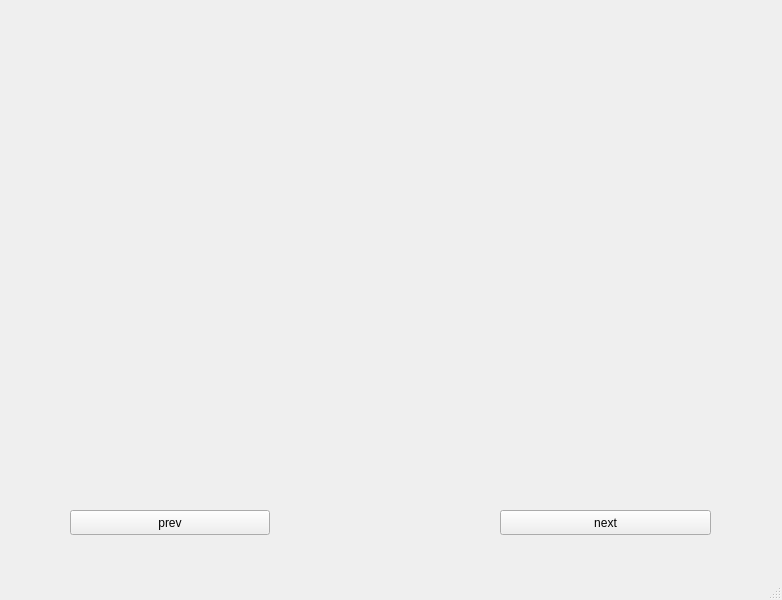
<?xml version="1.0" encoding="UTF-8"?>
<ui version="4.0">
 <class>MainWindow</class>
 <widget class="QMainWindow" name="MainWindow">
  <property name="geometry">
   <rect>
    <x>0</x>
    <y>0</y>
    <width>782</width>
    <height>600</height>
   </rect>
  </property>
  <property name="windowTitle">
   <string>MainWindow</string>
  </property>
  <widget class="QWidget" name="centralwidget">
   <widget class="QLabel" name="photo">
    <property name="geometry">
     <rect>
      <x>0</x>
      <y>20</y>
      <width>781</width>
      <height>461</height>
     </rect>
    </property>
    <property name="text">
     <string/>
    </property>
    <property name="pixmap">
     <pixmap>../../../../../../Wallpaper/513492.jpg</pixmap>
    </property>
    <property name="scaledContents">
     <bool>true</bool>
    </property>
   </widget>
   <widget class="QPushButton" name="pushButton">
    <property name="geometry">
     <rect>
      <x>70</x>
      <y>510</y>
      <width>200</width>
      <height>25</height>
     </rect>
    </property>
    <property name="text">
     <string>prev</string>
    </property>
   </widget>
   <widget class="QPushButton" name="pushButton_2">
    <property name="geometry">
     <rect>
      <x>500</x>
      <y>510</y>
      <width>211</width>
      <height>25</height>
     </rect>
    </property>
    <property name="text">
     <string>next</string>
    </property>
   </widget>
  </widget>
  <widget class="QMenuBar" name="menubar">
   <property name="geometry">
    <rect>
     <x>0</x>
     <y>0</y>
     <width>782</width>
     <height>22</height>
    </rect>
   </property>
  </widget>
  <widget class="QStatusBar" name="statusbar"/>
 </widget>
 <resources/>
 <connections/>
</ui>
